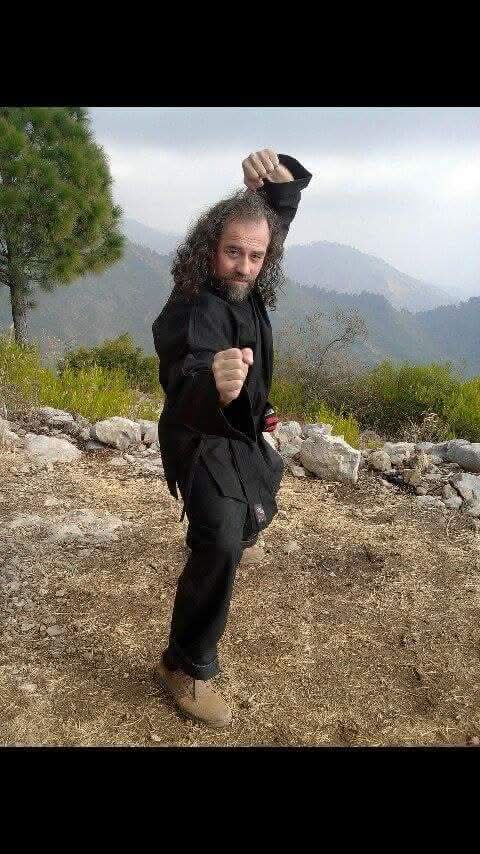
#> input picture My_Projects/faceRecognition/pic.jpeg, 480 x 854 px
$ python main.py
#> lines starting #> are read from the running program, lines starting #| are printed output that depends on the picture; after the words box and inside, x2 and y2 are one past the last pixel; in counts of white or black regions, pixels touching at a corner belong together
import cv2

# Load the pre-trained face detection model
face_cascade = cv2.CascadeClassifier('haarcascade_frontalface_default.xml')

# Read the image correctly (not as a video)
img = cv2.imread("pic.jpeg")
#> img is the input picture: shape (854, 480, 3); mean B, G, R 81, 93.1, 99.6

# Convert to grayscale
gray = cv2.cvtColor(img, cv2.COLOR_BGR2GRAY)
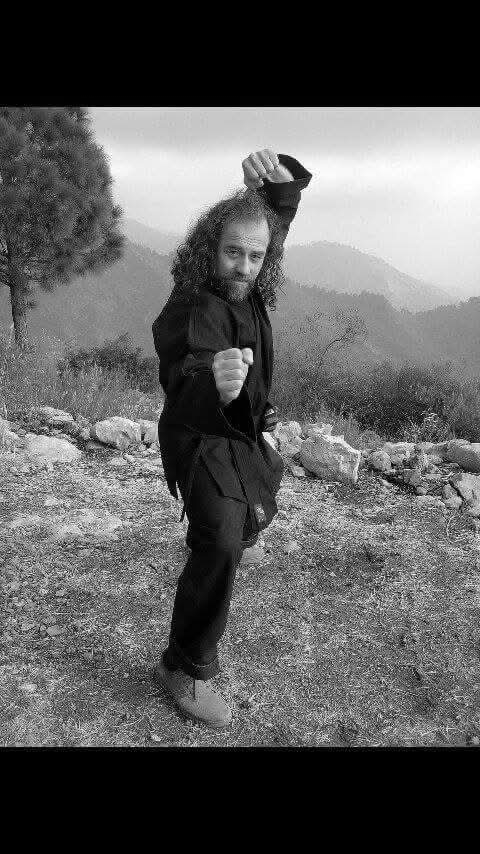
#> gray: shape (854, 480); min 0, max 255, mean 93.7

# Detect faces
faces = face_cascade.detectMultiScale(gray, 1.3, 5)
#> faces = [[210, 229, 67, 67]]

# Draw rectangles around faces
for (x, y, w, h) in faces:
    cv2.rectangle(img, (x, y), (x + w, y + h), (255, 255, 0), 2)
#> this loop made 1 pass
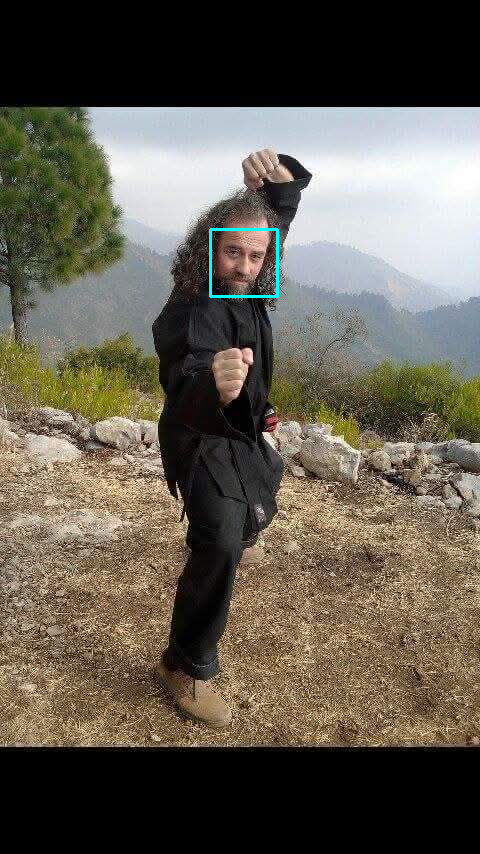
#> img: shape (854, 480, 3); 0.2% of pixels changed, all inside (x1, y1, x2, y2) = (209, 228, 279, 298)

# Show the image
cv2.imshow('img', img)
cv2.waitKey(0)  # Wait for a key press
cv2.destroyAllWindows()  # Close the window

$ run again, with My_Projects/faceRecognition/elon.jpg copied over My_Projects/faceRecognition/pic.jpeg
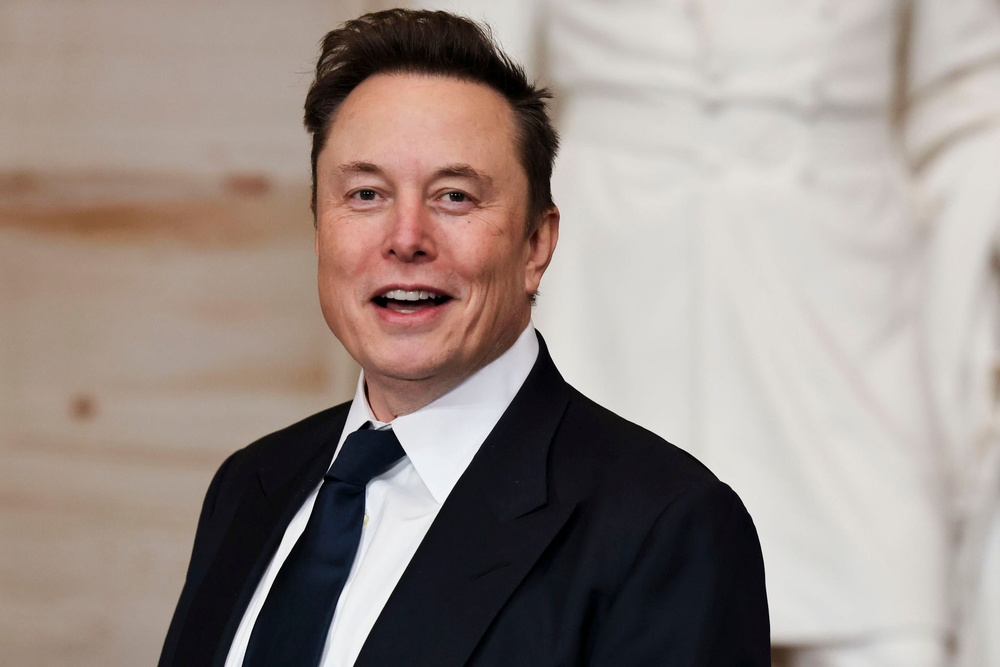
#> input picture My_Projects/faceRecognition/elon.jpg, 1000 x 667 px, shrunk from 2048 x 1366 before the run
#> img is the input picture: shape (667, 1000, 3); mean B, G, R 136.6, 142.6, 154.9
#> `gray = cv2.cvtColor(img, cv2.COLOR_BGR2GRAY)`:
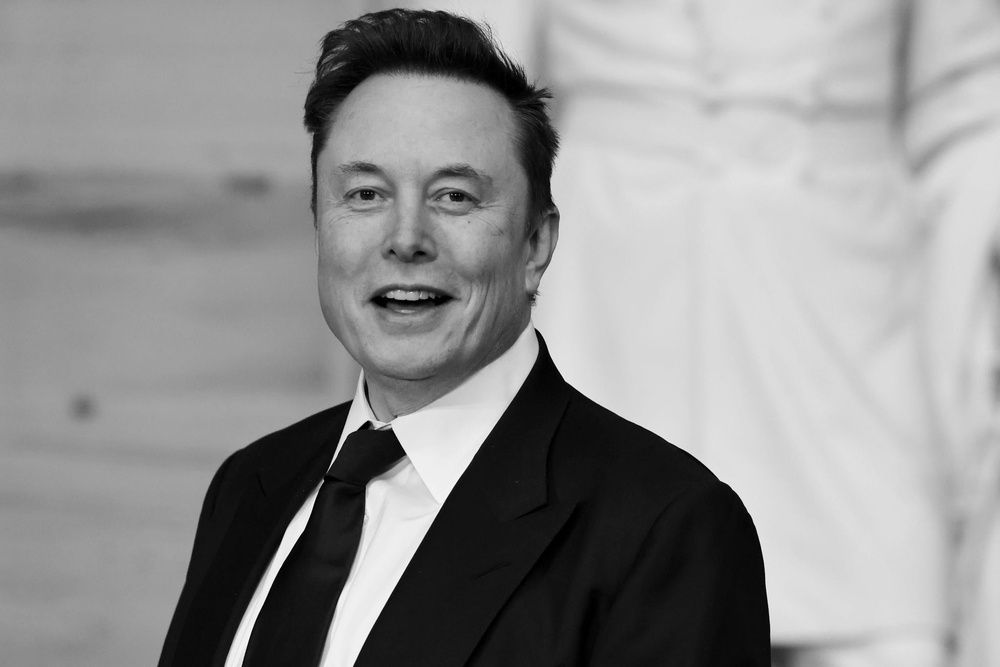
#> gray: shape (667, 1000); min 0, max 255, mean 145.6
#> faces = [[285, 87, 260, 260]]
#> the loop `for (x, y, w, h) in faces:` made 1 pass
#> after the loop `for (x, y, w, h) in faces:`:
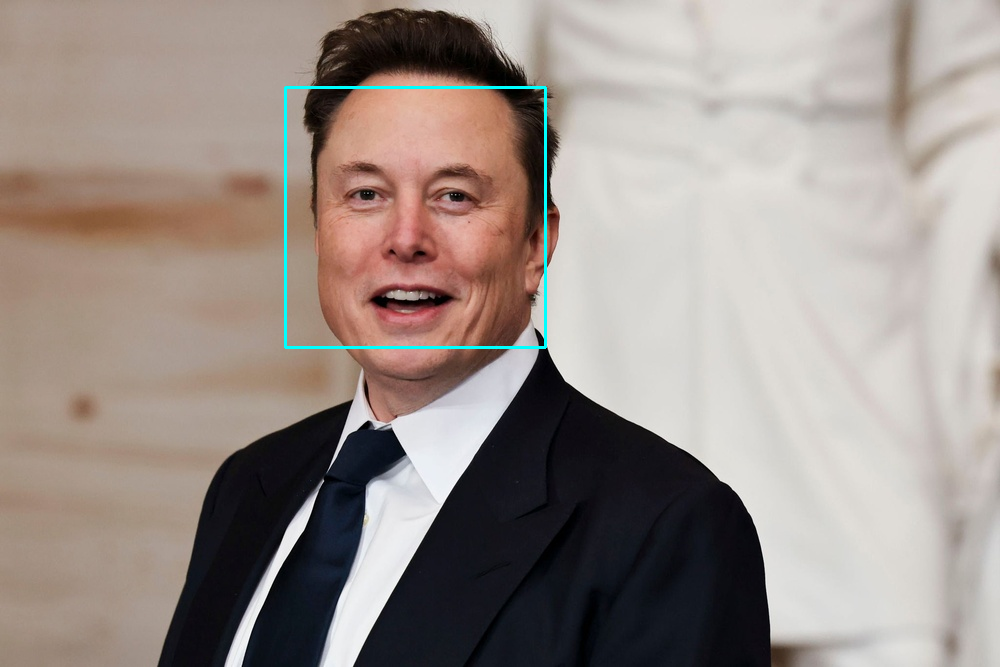
#> img: shape (667, 1000, 3); 0.47% of pixels changed, all inside (x1, y1, x2, y2) = (284, 86, 547, 349)
